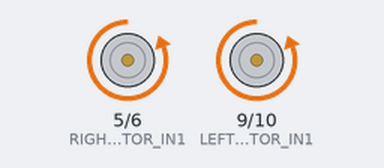
The sketch below on a simulated Arduino Uno, built with avr-gcc and run on an emulated ATmega328P. Parts: motor-driver pin pairs drawn as motors (green arrow = first pin HIGH = forward, orange = second pin HIGH = backward, longer = more drive).

Above: at 1.0 s.
At 4.0 s:
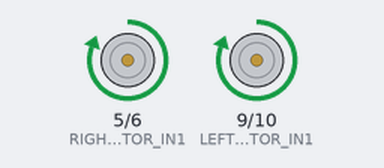
At 9.7 s:
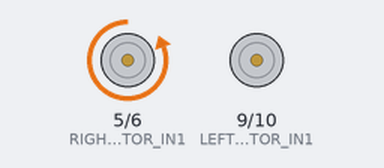
At 15.5 s:
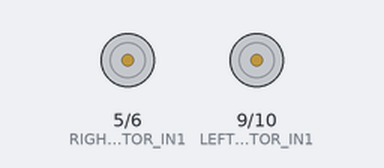
Timing chart, 0 to 16.9 s (numbered marks = the images above):
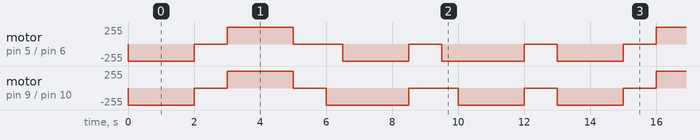

The sketch:

motor_four_dirs.ino
```cpp
#define LEFT_MOTOR_IN1 9
#define LEFT_MOTOR_IN2 10
#define RIGHT_MOTOR_IN1 5
#define RIGHT_MOTOR_IN2 6

void setup() {
  Serial.begin(9600); // opens serial port, sets data rate to 9600 bps

  pinMode(LEFT_MOTOR_IN1, OUTPUT);
  pinMode(LEFT_MOTOR_IN2, OUTPUT);
  pinMode(RIGHT_MOTOR_IN1, OUTPUT);
  pinMode(RIGHT_MOTOR_IN2, OUTPUT);
}

void loop() {
  // forward
  digitalWrite(LEFT_MOTOR_IN1, LOW);
  digitalWrite(RIGHT_MOTOR_IN1, LOW);

  // full speed
  analogWrite(LEFT_MOTOR_IN2, 255);
  analogWrite(RIGHT_MOTOR_IN2, 255);

  // forward for 2 seconds
  delay(2000);

  // stop
  digitalWrite(LEFT_MOTOR_IN2, LOW);
  digitalWrite(RIGHT_MOTOR_IN2, LOW);

  delay(1000);


  // backward
  // full speed
  analogWrite(LEFT_MOTOR_IN1, 255);
  analogWrite(RIGHT_MOTOR_IN1, 255);

  // backward for 2 seconds
  delay(2000);

  // stop
  digitalWrite(LEFT_MOTOR_IN1, LOW);
  digitalWrite(RIGHT_MOTOR_IN1, LOW);

  delay(1000);


  // turn left and forward
  // full speed
  analogWrite(LEFT_MOTOR_IN2, 255);
  delay(500);
  analogWrite(LEFT_MOTOR_IN2, 255);
  analogWrite(RIGHT_MOTOR_IN2, 255);

  // forward for 2 seconds
  delay(2000);

  // stop
  digitalWrite(LEFT_MOTOR_IN2, LOW);
  digitalWrite(RIGHT_MOTOR_IN2, LOW);

  delay(1000);


  // turn right and forward
  // full speed
  analogWrite(RIGHT_MOTOR_IN2, 255);
  delay(500);
  analogWrite(LEFT_MOTOR_IN2, 255);
  analogWrite(RIGHT_MOTOR_IN2, 255);

  // forward for 2 seconds
  delay(2000);

  // stop
  digitalWrite(LEFT_MOTOR_IN2, LOW);
  digitalWrite(RIGHT_MOTOR_IN2, LOW);

  delay(1000);
}
```

Measured:
- by itself, motor on pin 9 (LEFT_MOTOR_IN1) / pin 10 (LEFT_MOTOR_IN2): repeats every 13.0 s: stopped 1.0 s, forward 255/255 2.0 s, stopped 1.0 s, backward 255/255 2.5 s, stopped 1.5 s, backward 255/255 2.0 s, stopped 1.0 s, backward 255/255 2.0 s
- by itself, motor on pin 5 (RIGHT_MOTOR_IN1) / pin 6 (RIGHT_MOTOR_IN2): repeats every 13.0 s: stopped 1.0 s, forward 255/255 2.0 s, stopped 1.5 s, backward 255/255 2.0 s, stopped 1.0 s, backward 255/255 2.5 s, stopped 1.0 s, backward 255/255 2.0 s
